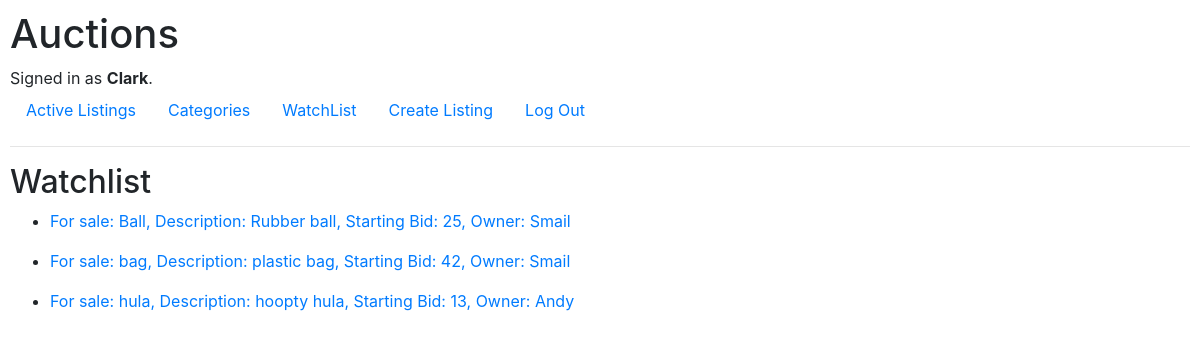
Page /watchlist (signed in) on the committed database.
### auctions/models.py (models this page shows, shortened)
class User(AbstractUser):
    def __str__(self):
        return f"{self.username} "

class Listing(models.Model):
    title = models.CharField(max_length=64)
    description = models.CharField(max_length=64)
    starting_bid = models.IntegerField(validators=[MinValueValidator(0)])
    image = models.URLField(blank=True)
    category = models.CharField(max_length=64, blank=True)
    closed = models.BooleanField(default=False)
    owner = models.ForeignKey(User, on_delete=models.CASCADE, related_name="sellers")
    winner = models.ForeignKey(User, on_delete=models.CASCADE, related_name="bids_won", null=True, blank=True)

### auctions/views.py (the view)
# urls.py: path("watchlist", views.watchlist, name="watchlist"),
@login_required(login_url='login')
def watchlist(request):
    user = request.user
    watchlist = Watchlist.objects.all().filter(user=user)
    listings = []
    for item in watchlist:
        listings.append(item.listing)
    return render(request, "auctions/watchlist.html", {
        "listings" : listings
    })

### auctions/templates/auctions/watchlist.html
{% extends 'auctions/layout.html' %}
{% block body %}
    <h2>Watchlist</h2>
    {% if user.is_authenticated %}
        <ul>
            {% for listing in listings %}
                <li>
                    <a href="{% url 'listing' listing.id %}"><p>
                        For sale: {{ listing.title }}, Description: {{ listing.description }},
                        Starting Bid: {{ listing.starting_bid }}, Owner: {{listing.owner}}
                    </p></a>
                </li>
                {% empty %}
                <li> You have nothing watchlisted </li>
            {% endfor %}
        </ul>
    {% endif %}
{% endblock %}

### auctions/templates/auctions/layout.html (shortened to what this page needs)
{% load static %}
<!DOCTYPE html>
<html lang="en">
    <head>
        <link rel="stylesheet" href="https://stackpath.bootstrapcdn.com/bootstrap/4.4.1/css/bootstrap.min.css">
        <link href="{% static 'auctions/styles.css' %}" rel="stylesheet">
    </head>
    <body>
        <h1>Auctions</h1>
        <div>
            {% if user.is_authenticated %}
                Signed in as <strong>{{ user.username }}</strong>.
            {% else %}
                Not signed in.
            {% endif %}
        </div>
        <ul class="nav">
            <li class="nav-item">
                <a class="nav-link" href="{% url 'index' %}">Active Listings</a>
            </li>
            {% if user.is_authenticated %}
                <li class="nav-item">
                    <a class="nav-link" href="{% url 'categories' %}">Categories</a>
                </li>
                <li class="nav-item">
                    <a class="nav-link" href="{% url 'watchlist' %}">WatchList</a>
                </li>
                <li class="nav-item">
                    <a class="nav-link" href="{% url 'create_listing' %}">Create Listing</a>
                </li>
                <li class="nav-item">
                    <a class="nav-link" href="{% url 'logout' %}">Log Out</a>
                </li>
            {% endif %}
        </ul>
        <hr>
        {% block body %}
        {% endblock %}
    </body>
</html>

### auctions/static/auctions/styles.css (style rules this page uses)
body { padding: 10px; }

### rows in the picture
User: username "Clark"
Listing: title "Ball", description "Rubber ball", starting_bid "25", owner "Smail"
Listing: title "bag", description "plastic bag", starting_bid "42", owner "Smail"
Listing: title "hula", description "hoopty hula", starting_bid "13", owner "Andy"
